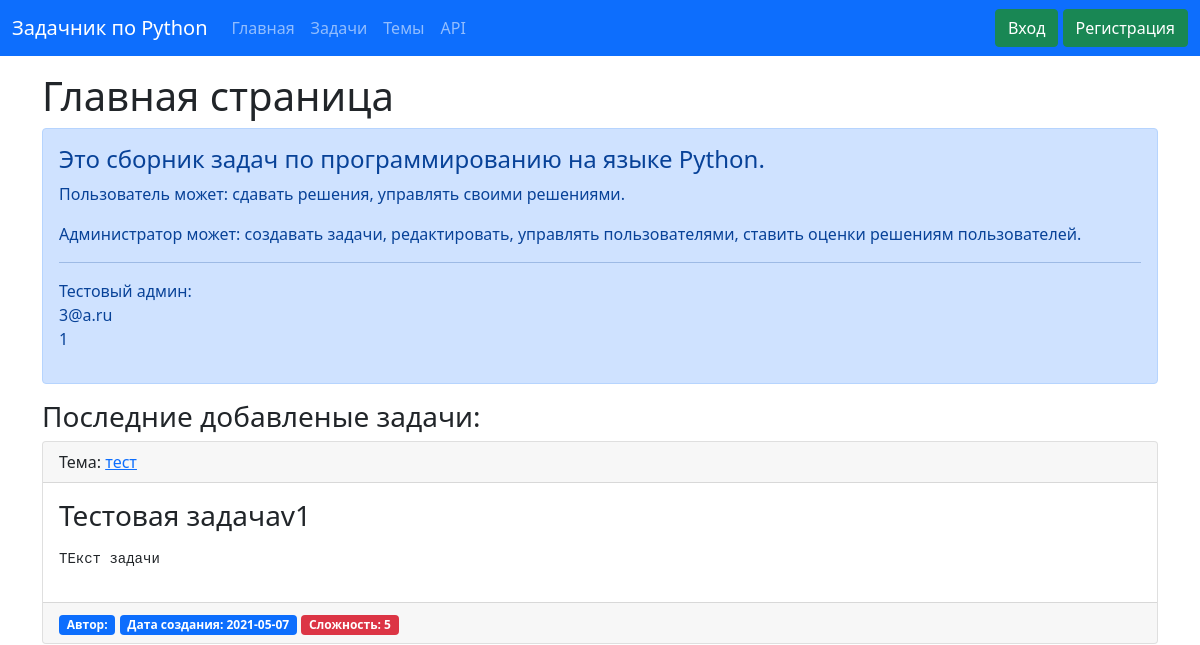
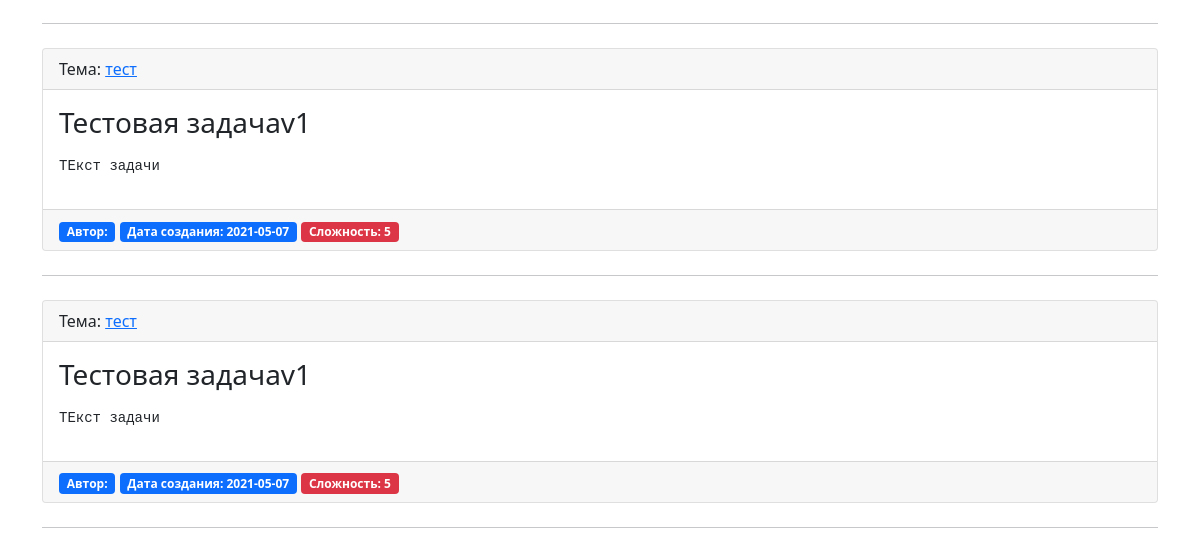
The page /index on the database as committed earlier (2 pictures, top to bottom).
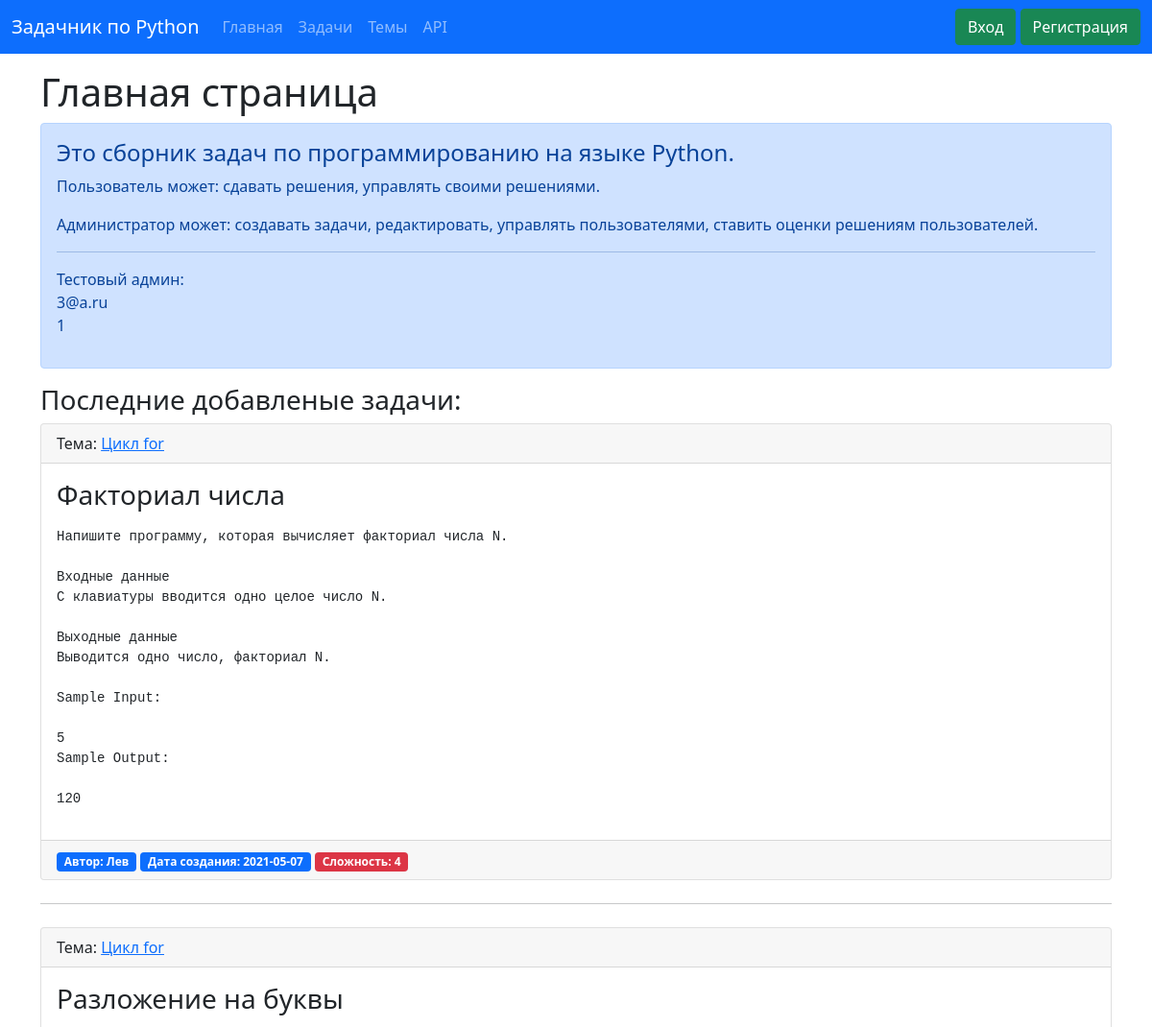
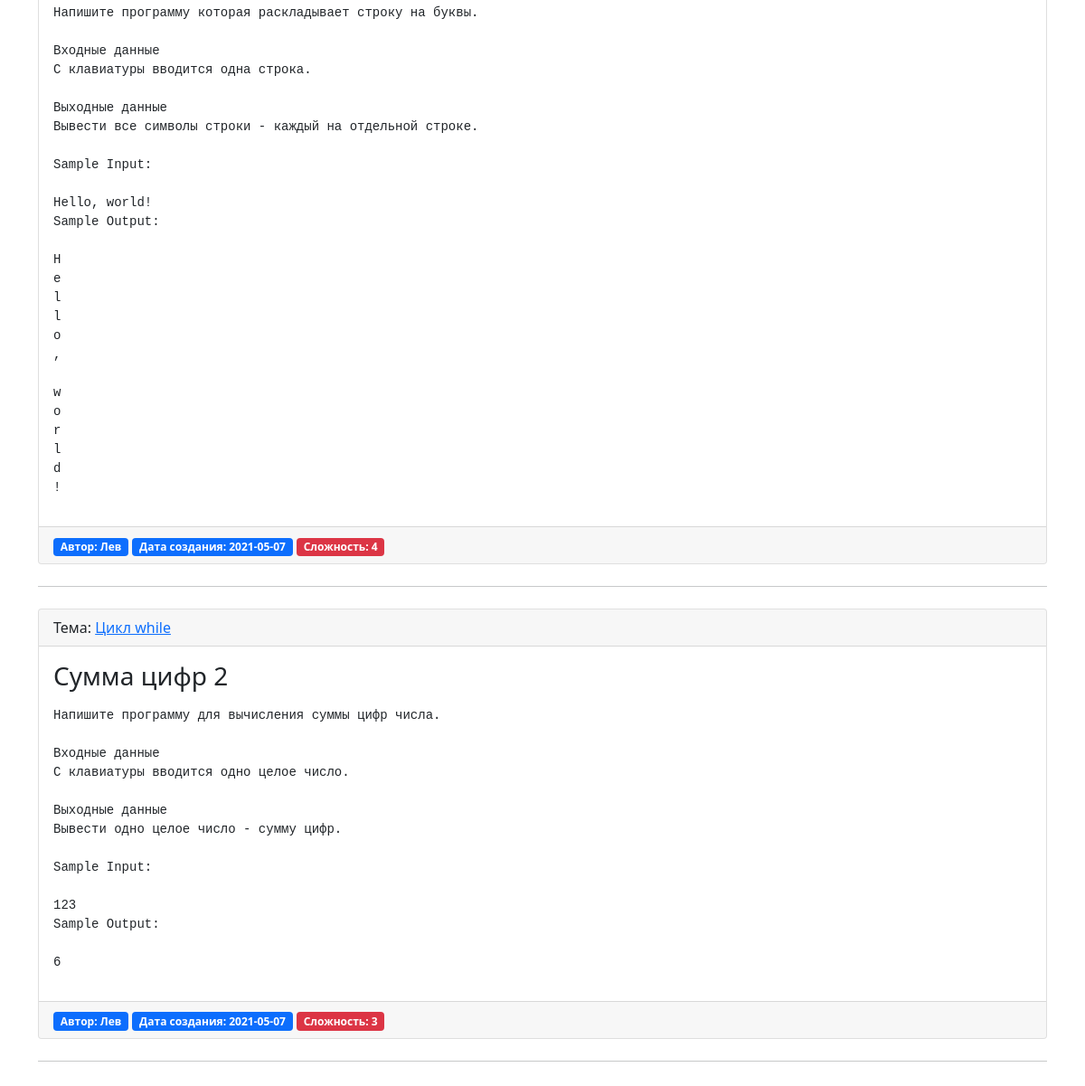
The same page on the database as committed later (2 pictures, top to bottom).
### data/tasks.py (models this page shows, shortened)
class Task(SqlAlchemyBase, SerializerMixin):
    __tablename__ = 'tasks'
    id = sqlalchemy.Column(sqlalchemy.Integer, primary_key=True, autoincrement=True)
    title = sqlalchemy.Column(sqlalchemy.String, index=True, nullable=True)
    content = sqlalchemy.Column(sqlalchemy.String, nullable=True)
    subject = sqlalchemy.Column(sqlalchemy.String, default='Без темы')
    created_date = sqlalchemy.Column(sqlalchemy.Date, default=datetime.date.today)
    rating = sqlalchemy.Column(sqlalchemy.Integer)
    user_id = sqlalchemy.Column(sqlalchemy.Integer, sqlalchemy.ForeignKey("users.id"))
    user = orm.relation('User', back_populates='task')
    solve = orm.relation('Solve', cascade="all, delete")

### data/users.py (models this page shows, shortened)
class User(SqlAlchemyBase, UserMixin, SerializerMixin):
    __tablename__ = 'users'
    id = sqlalchemy.Column(sqlalchemy.Integer, primary_key=True, autoincrement=True)
    name = sqlalchemy.Column(sqlalchemy.String, index=True, nullable=True)
    role = sqlalchemy.Column(sqlalchemy.String, default='user')
    email = sqlalchemy.Column(sqlalchemy.String, index=True, unique=True, nullable=True)
    hashed_password = sqlalchemy.Column(sqlalchemy.String, nullable=True)
    created_date = sqlalchemy.Column(sqlalchemy.DateTime, default=datetime.date.today)
    task = orm.relation("Task", back_populates='user')
    solve = orm.relation("Solve", cascade="all, delete")

### main.py (the view)
@app.route("/")
@app.route('/index')
def index():
    session = db_session.create_session()
    result = session.query(Task)[:-4:-1]
    return render_template("home_page.html", title='Главная страница', tasks=result)

### data/db_session.py (called while the page is built)
def create_session() -> Session:
    global __factory
    return __factory()

### templates/home_page.html
{% extends "base_template.html" %}
{% block main %}
<h1>Главная страница</h1>
<div class="alert alert-primary" role="alert">
    <h4 class="alert-heading">Это сборник задач по программированию на языке Python.</h4>
    <p> Пользователь может: сдавать решения, управлять своими решениями.</p>
    <p>Администратор может: создавать задачи, редактировать, управлять пользователями, ставить оценки решениям
        пользователей.</p>
    <hr>
    <p>Тестовый админ: <br>
        3@a.ru<br>
        1</p>
</div>
<h3>Последние добавленые задачи:</h3>
{% for task in tasks%}
<div class="card">
    <div class="card-header">
        Тема: <a href="/tasks/{{task.subject}}">{{task.subject}}</a>
    </div>
    <div class="card-body">
        <h3 class="card-title">{{task.title}} </h3>
        <p class="card-text word-wrap: break-word">
        <pre>{{task.content | safe}}</pre>
        </p>
    </div>
    <div class="card-footer text-muted">
        <span class="badge bg-primary">Автор: {{task.user.name}}</span>
        <span class="badge bg-primary">Дата создания: {{task.created_date}}</span>
        <span class="badge bg-danger">Сложность: {{task.rating}}</span>
    </div>
</div>
<hr class="my-4">
{% endfor %}
{% endblock %}

Rows that differ between the two databases and show on the page:
removed Task: subject "тест", title "Тестовая задачаv1", content "ТЕкст задачи", created_date "2021-05-07", rating "5"
removed Task: subject "тест", title "Тестовая задачаv1", content "ТЕкст задачи", created_date "2021-05-07", rating "5"
removed Task: subject "тест", title "Тестовая задачаv1", content "ТЕкст задачи", created_date "2021-05-07", rating "5"
now on this page (row unchanged): Task: subject "Цикл for", title "Факториал числа", content "Напишите программу, которая вычисляет факториал числа N. Входные данные С клавиатуры вводится одно целое число N. Выходные данные Выводится одно число, факториал N. Sample Input: 5 Sample Output: 120", user.name "Лев", created_date "2021-05-07", rating "4"
now on this page (row unchanged): Task: subject "Цикл for", title "Разложение на буквы", content "Напишите программу которая раскладывает строку на буквы. Входные данные С клавиатуры вводится одна строка. Выходные данные Вывести все символы строки - каждый на отдельной строке. Sample Input: Hello, world! Sample Output: H e l l o , w o r l d !", user.name "Лев", created_date "2021-05-07", rating "4"
now on this page (row unchanged): Task: subject "Цикл while", title "Сумма цифр 2", content "Напишите программу для вычисления суммы цифр числа. Входные данные С клавиатуры вводится одно целое число. Выходные данные Вывести одно целое число - сумму цифр. Sample Input: 123 Sample Output: 6", user.name "Лев", created_date "2021-05-07", rating "3"
